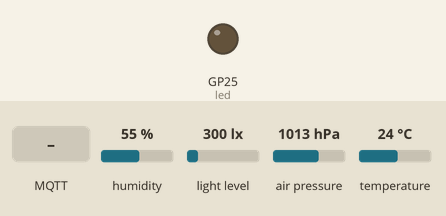
Recording of a program running on a simulated Raspberry Pi Pico running MicroPython. On the bench: output pins drawn as LEDs (lit = HIGH). The inputs (shaded band) are chosen by the test bench; at power-on: humidity 55 %, light level 300 lx, air pressure 1013 hPa, temperature 24 °C. WiFi joins after 1.5 s; the clock reads 2024-03-15 10:24:30 at power-on unless the program sets it; no MQTT or app messages arrive unless stated; what the program prints to the serial console is not drawn.

Above: at 3.2 s.
3.3 s: MQTT message "on" arrives on the first subscribed topic
At 8.3 s:
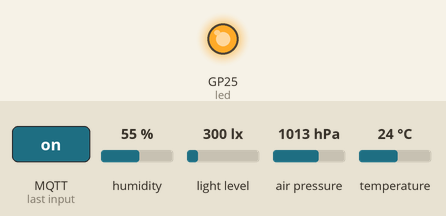
8.6 s: MQTT message "1" arrives on the first subscribed topic
At 13.3 s:
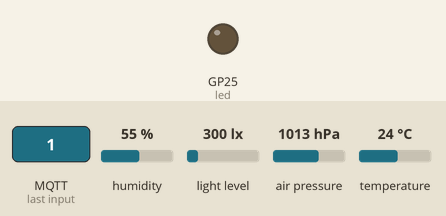
Timing chart, 0 to 14.8 s (numbered marks = the images above; inputs shaded):
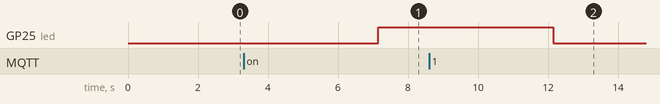

Measured:
- after the input at 3.3 s, GP25 (led): LOW → HIGH after 3.8 s
- after the input at 8.6 s, GP25 (led): HIGH → LOW after 3.5 s

The program:

pub_multi.py
```python
import myid                                  # 身份指紋（第一行）
import cfg                                   # 本組參數：主題、client id、週期…
# pub_multi.py（A 板＝感測節點）：每 5 秒送一筆多欄位 JSON
# 有遺囑＋online；訂閱 cmd 控制板載 LED
from wifi import connect
from umqtt.simple import MQTTClient
import sensors, machine, time, json

led = machine.Pin("LED", machine.Pin.OUT)

def on_cmd(topic, msg):                      # 儀表板的開關送 on／off 過來
    led.value(1 if msg == b"on" else 0)
    print("收到指令：", msg)

def start():
    connect(cfg.SSID, cfg.PASSWORD)
    c = MQTTClient(cfg.CID_A, cfg.BROKER, keepalive=cfg.KEEPALIVE)
    c.set_callback(on_cmd)
    c.set_last_will(cfg.ST_A, "offline", retain=True)   # 遺囑：connect 之前交代
    c.connect()
    c.publish(cfg.ST_A, "online", retain=True)         # 上線就翻成 online
    c.subscribe(cfg.CMD_A)
    return c

c = start()
seq = 0
nxt = time.ticks_ms()
while True:
    d = sensors.read_all()                   # t、h、p、lux、t2（讀不到是 None）
    seq += 1
    d["id"], d["seq"] = cfg.NODE_A, seq
    d["ts"] = "%04d-%02d-%02d %02d:%02d:%02d" % time.localtime()[:6]
    s = json.dumps(d)
    try:
        c.publish(cfg.DATA_A, s)
        c.check_msg()                        # 順便看有沒有 cmd
        print(s)                             # 第 1 關：Shell 上看得到每一筆
    except OSError as e:                     # 斷線：等 2 秒，Wi-Fi 和 broker 都重連
        print("斷線，重連中：", e)
        time.sleep(2)
        try:
            c = start()
        except OSError:
            pass
    nxt = time.ticks_add(nxt, cfg.PERIOD_MS)
    wait = time.ticks_diff(nxt, time.ticks_ms())
    if wait < 0:                             # 落後太多（剛重連）：從現在重新起算
        nxt, wait = time.ticks_ms(), 0
    time.sleep_ms(wait)
```

myid.py
```python
# myid.py：身份指紋＋組別。兩片板子都要存一份；只改前三行
STUDENT_ID = "請改成組長學號"   # 組長學號（兩片一樣）
GROUP = 1                       # 組號（1～20，兩片一樣）
BOARD = "A"                     # 這一片是 "A" 還是 "B"

import machine, network, rp2, time, binascii
rp2.country("TW")                        # 台灣的無線電規範，要在打開無線晶片之前設定
wlan = network.WLAN(network.STA_IF)
was_on = wlan.active()
wlan.active(True)                        # 無線晶片要開著才讀得到 MAC
MAC = binascii.hexlify(wlan.config("mac"), ":").decode().upper()
wlan.active(was_on)                      # 讀完放回原本的狀態
SN = binascii.hexlify(machine.unique_id()).decode().upper()
t = time.localtime()                     # Thonny 連線時會幫板子對時
WHEN = "{:04d}-{:02d}-{:02d} {:02d}:{:02d}".format(t[0], t[1], t[2], t[3], t[4])
print("學號", STUDENT_ID, "| 第", GROUP, "組 | 板子", BOARD, "| 序號", SN, "| MAC", MAC, "|", WHEN)
```

cfg.py
```python
# cfg.py：本主題的組別參數（由 myid 的組號算出來；A、B 兩片都要存，內容不用改）
import myid
GROUP = myid.GROUP
SSID, PASSWORD = "STUST-IoT", "password"     # 教室 Wi-Fi（照主題 11，密碼老師上課公布）
BROKER = "192.168.1.10"                      # 教室電腦上的 Mosquitto（1883 埠）
G = "g%02d" % GROUP                          # 組代號，例如第 7 組＝g07
NODE_A, NODE_B = G + "a", G + "b"            # 節點名：g07a（感測）、g07b（顯示）
ROOM = "stust/ee/e501/"
DATA_A = ROOM + NODE_A + "/data"             # A 發布感測資料（每 5 秒一筆）
ST_A = ROOM + NODE_A + "/status"             # A 的 online／offline（遺囑）
ST_B = ROOM + NODE_B + "/status"             # B 的 online／offline（遺囑）
CMD_A = ROOM + NODE_A + "/cmd"               # 儀表板開關 → A 的板載 LED
TH_B = ROOM + NODE_B + "/th"                 # 儀表板的門檻 → B 的告警門檻
CID_A, CID_B = "wsn-" + NODE_A, "wsn-" + NODE_B   # client id 全班不重複
KEEPALIVE = 60                               # 秒；斷線 1.5 倍（90 秒）後發遺囑
PERIOD_MS = 5000                             # A 每 5 秒送一筆
T_HIGH = 30.0                                # 告警門檻（教室冷就調低，例如現在溫度＋1）
STALE_S = 15                                 # 超過 15 秒沒新資料＝過期（3 筆沒來）
```

wifi.py
```python
# wifi.py：連上教室 Wi-Fi（A、B 兩片都要存）；回傳 (IP, 遮罩, 閘道, DNS)
import network, rp2, time


def connect(ssid, password, timeout_s=15):
    rp2.country("TW")                        # 台灣的無線電規範，要在打開無線晶片之前設定
    wlan = network.WLAN(network.STA_IF)
    wlan.active(True)
    if not wlan.isconnected():
        wlan.connect(ssid, password)
        t0 = time.ticks_ms()
        while not wlan.isconnected():
            if time.ticks_diff(time.ticks_ms(), t0) > timeout_s * 1000:
                raise OSError("Wi-Fi 連不上，status = %d" % wlan.status())
            time.sleep_ms(200)
    return wlan.ifconfig()
```

sensors.py
```python
# sensors.py（A 板）：AHT20＋BMP280＋BH1750 都掛在 I2C0（SDA＝GP4 第 6 腳、SCL＝GP5 第 7 腳）
# 讀不到的感測器回傳 None（JSON 裡變成 null），不要用 0 代替
from machine import Pin, I2C
import time, struct

AHT, BMP, BH = 0x38, 0x77, 0x23
i2c = I2C(0, sda=Pin(4), scl=Pin(5), freq=400000)
_cal = None                                  # BMP280 出廠校正值（12 個）

def _aht_init():
    time.sleep_ms(100)                       # 上電穩定時間
    i2c.writeto(AHT, b"\xbe\x08\x00")        # AHT20 初始化校正
    time.sleep_ms(10)

def _bmp_init():
    global _cal
    _cal = struct.unpack("<HhhHhhhhhhhh", i2c.readfrom_mem(BMP, 0x88, 24))

def _bh_init():
    i2c.writeto(BH, b"\x01")                 # BH1750 Power On
    i2c.writeto(BH, b"\x10")                 # 連續高解析度模式（一次約 120～180 ms）
    time.sleep_ms(180)

def read_aht20():
    i2c.writeto(AHT, b"\xac\x33\x00")        # 觸發一次量測，約 80 ms
    time.sleep_ms(80)
    d = i2c.readfrom(AHT, 7)
    if d[0] & 0x80:                          # 忙碌位元還是 1：這次沒量完
        return None, None
    h = (d[1] << 12) | (d[2] << 4) | (d[3] >> 4)
    t = ((d[3] & 0x0F) << 16) | (d[4] << 8) | d[5]
    return t / 1048576 * 200 - 50, h / 1048576 * 100

def bmp280_compensate(adc_t, adc_p, cal):
    """Bosch BMP280 資料手冊的浮點數補償公式；回傳 (溫度 °C, 氣壓 hPa)。"""
    T1, T2, T3, P1, P2, P3, P4, P5, P6, P7, P8, P9 = cal
    v1 = (adc_t / 16384 - T1 / 1024) * T2
    v2 = (adc_t / 131072 - T1 / 8192) ** 2 * T3
    tf = v1 + v2                             # t_fine：氣壓補償也要用
    v1 = tf / 2 - 64000
    v2 = v1 * v1 * P6 / 32768 + v1 * P5 * 2
    v2 = v2 / 4 + P4 * 65536
    v1 = (1 + (P3 * v1 * v1 / 524288 + P2 * v1) / 524288 / 32768) * P1
    if v1 == 0:                              # 避免除以 0
        return tf / 5120, None
    p = (1048576 - adc_p - v2 / 4096) * 6250 / v1
    p += (P9 * p * p / 2147483648 + p * P8 / 32768 + P7) / 16
    return tf / 5120, p / 100                # Pa ÷ 100 ＝ hPa

def read_bmp280():
    i2c.writeto_mem(BMP, 0xF4, b"\x2d")      # 溫度 ×1、氣壓 ×4、強制模式量一次
    time.sleep_ms(20)                        # 資料手冊：這個設定最長 13.3 ms
    d = i2c.readfrom_mem(BMP, 0xF7, 6)
    adc_p = (d[0] << 12) | (d[1] << 4) | (d[2] >> 4)
    adc_t = (d[3] << 12) | (d[4] << 4) | (d[5] >> 4)
    return bmp280_compensate(adc_t, adc_p, _cal)

def read_lux():
    raw = i2c.readfrom(BH, 2)
    return ((raw[0] << 8) | raw[1]) / 1.2

def read_all():
    """一次讀三顆：t、h（AHT20）、t2、p（BMP280）、lux（BH1750）；讀不到的是 None。"""
    t = h = t2 = p = lux = None
    try:
        t, h = read_aht20()
    except OSError:
        pass
    try:
        t2, p = read_bmp280()
    except (OSError, TypeError):             # 開機沒讀到校正值
        pass
    try:
        lux = read_lux()
    except OSError:
        pass
    r = lambda v, n: None if v is None else round(v, n)
    return {"t": r(t, 2), "h": r(h, 1), "p": r(p, 1),
            "lux": r(lux, 1), "t2": r(t2, 2)}

for _f in (_aht_init, _bmp_init, _bh_init):
    try:
        _f()
    except OSError:
        print("找不到感測器：", _f.__name__)   # 先用主題 2 的 i2c_scan.py 查接線
```
